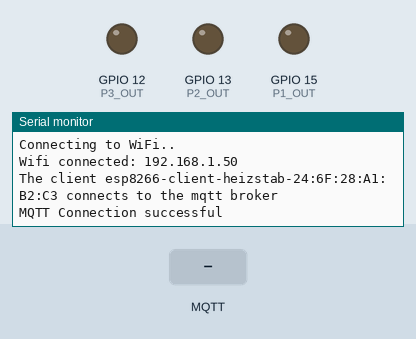
A sketch run on a simulated ESP8266 (NodeMCU). Parts: output pins drawn as LEDs (lit = HIGH), the last lines printed to the serial monitor. The test bench sets the inputs (shaded band). WiFi joins after 1.5 s; servers stay silent unless stated; no MQTT or app messages arrive unless stated.

Above: at 3.3 s.
3.4 s: MQTT message "undefined" arrives on the first subscribed topic
At 3.7 s:
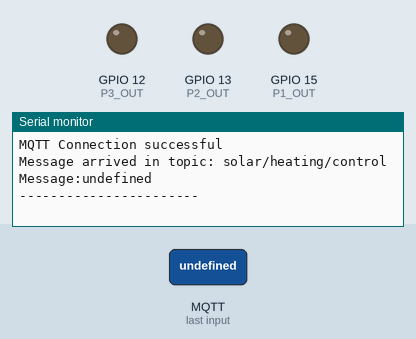
4.9 s: MQTT message "1" arrives on the first subscribed topic
At 5.11 s:
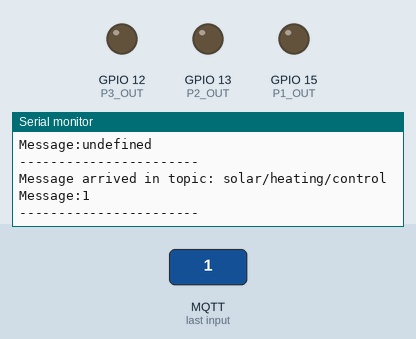
6.7 s: MQTT message "on" arrives on the first subscribed topic
At 7.3 s:
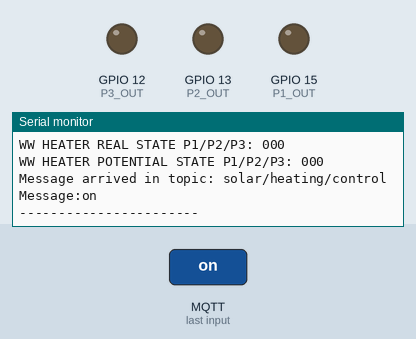

Measured:
- after the input at 3.4 s, the serial monitor: prints a new line at once (image 1)
- after the input at 4.9 s, the serial monitor: prints a new line at once (image 2)
- after the input at 6.7 s, the serial monitor: prints a new line at once (image 3)

The sketch:

fronius-heating-element-control.ino
```cpp
#include <Arduino_JSON.h>
#include <ESP8266HTTPClient.h>
#include <Arduino.h>
#include <ESP8266WiFi.h>
#include <PubSubClient.h>

// User parameters
#define WW_HEATER_P1_POWER 1875     // Watts
#define WW_HEATER_P2_POWER 1875     // Watts
#define WW_HEATER_P3_POWER 1875     // Watts
#define UPDATE_CYCLE_TIME 5         // Seconds
#define MAX_AKKU_DISCHARGE 200      // Watts
#define GRID_FEED_THRESHOLD 2000    // Watts
#define MIN_GRID_FEED_THRESHOLD 100 // Watts
#define MIN_REMAIN_TIME 20          // Seconds

// Ouput pin
#define P1_OUT 15
#define P2_OUT 13
#define P3_OUT 12

// API URL
const char* URL_Powerflow = "http://INVERTERIPADDRESS/solar_api/v1/GetPowerFlowRealtimeData.fcgi";
const char* URL_Meter = "http://INVERTERIPADDRESS/solar_api/v1/GetMeterRealtimeData.cgi";

// Wifi access
const char* ssid = "WIFISSID";
const char* password = "WIFIPASSWORD";

// MQTT Broker
const char* mqtt_broker = "MQTTBROKERIP";
const int mqtt_port = 1883;
const char* topic = "solar/heating";
const char* topic_subscribe = "solar/heating/control";

// Initialize Wifi and PubSub
WiFiClient espClient;
PubSubClient client(espClient);

// Working varibles
int lastTime = 0;

  // Inverter values
double gridpower = 0;
double akkupower = 0;
double loadpower = 0;
double solarpower = 0;

double p1gridpower = 0;
double p2gridpower = 0;
double p3gridpower = 0;

double p1loadpower = 0;
double p2loadpower = 0;
double p3loadpower = 0;

  // heating element

    // warmwater real states
bool ww_p1_real_state = 0;
bool ww_p2_real_state = 0;
bool ww_p3_real_state = 0;
    // warmwater potential states
bool ww_p1_potential_state = 0;
bool ww_p2_potential_state = 0;
bool ww_p3_potential_state = 0;

////////////////////////////////////////////////////////////
// Setup
////////////////////////////////////////////////////////////

void setup() {
  Serial.begin(9600);

  // Setup pins
  pinMode(P1_OUT, OUTPUT);
  pinMode(P2_OUT, OUTPUT);
  pinMode(P3_OUT, OUTPUT);

  // WiFi Setup
  setupWifi();

  // MQTT Client Setup
  client.setServer(mqtt_broker, mqtt_port);
  client.setCallback(callback);
  while (!client.connected()) {
      String client_id = "esp8266-client-heizstab-";
      client_id += String(WiFi.macAddress());
      Serial.printf("The client %s connects to the mqtt broker\n", client_id.c_str());
      if (client.connect(client_id.c_str())) {
      } else {
          Serial.print("failed with state ");
          Serial.print(client.state());
          delay(2000);
      }
  }
  client.subscribe(topic_subscribe);
  Serial.println("MQTT Connection successful");
}

////////////////////////////////////////////////////////////
// Loop
////////////////////////////////////////////////////////////

void loop() {
  // MQTT client loop
  client.loop();

  // Update pins
  updatePinOutput();

  // Controllogic cycle
  if ((millis() - lastTime) > UPDATE_CYCLE_TIME*1000) {
    //Check WiFi connection status
    if(WiFi.status()== WL_CONNECTED){

      // Update power values
      fetchInverterData();

      printInverterData();

      // Check if phases are on
      ww_p1_real_state = (p1loadpower > WW_HEATER_P1_POWER) && (ww_p1_potential_state == 1);
      ww_p2_real_state = (p2loadpower > WW_HEATER_P2_POWER) && (ww_p2_potential_state == 1);
      ww_p3_real_state = (p3loadpower > WW_HEATER_P3_POWER) && (ww_p3_potential_state == 1);
      Serial.print("WW HEATER REAL STATE P1/P2/P3: ");
      Serial.print(ww_p1_real_state);
      Serial.print(ww_p2_real_state);
      Serial.println(ww_p3_real_state);

      // Check for potential states
        // If akku is discharging, no heating allowed (positive akkupower = discharging)
      if (akkupower > MAX_AKKU_DISCHARGE) {
        ww_p1_potential_state = 0;
        ww_p2_potential_state = 0;
        ww_p3_potential_state = 0;
      } else {
        // If gridpower feed-in is sufficient, step up activated phases (negative gridpower = feed-in)
        if (gridpower < -GRID_FEED_THRESHOLD) {
          if ((ww_p1_potential_state == 0) && (ww_p2_potential_state == 0) && (ww_p3_potential_state == 0)) {

              ww_p1_potential_state = 1;
              ww_p2_potential_state = 0;
              ww_p3_potential_state = 0;

          } else if ((ww_p1_potential_state == 1) && (ww_p2_potential_state == 0) && (ww_p3_potential_state == 0)) {
            if (ww_p1_real_state == 1) {
              ww_p1_potential_state = 1;
              ww_p2_potential_state = 1;
              ww_p3_potential_state = 0;
            }
          } else if ((ww_p1_potential_state == 1) && (ww_p2_potential_state == 1) && (ww_p3_potential_state == 0)) {
            if (ww_p2_real_state == 1) {
              ww_p1_potential_state = 1;
              ww_p2_potential_state = 1;
              ww_p3_potential_state = 1;
            }
          }
        // If gridpower is not sufficient (anymore), step down activated phases
        } else if (gridpower > -MIN_GRID_FEED_THRESHOLD) {
          if ((ww_p1_potential_state == 1) && (ww_p2_potential_state == 1) && (ww_p3_potential_state == 1)) {
            ww_p1_potential_state = 1;
            ww_p2_potential_state = 1;
            ww_p3_potential_state = 0;
          } else if ((ww_p1_potential_state == 1) && (ww_p2_potential_state == 1) && (ww_p3_potential_state == 0)) {
            ww_p1_potential_state = 1;
            ww_p2_potential_state = 0;
            ww_p3_potential_state = 0;
          } else if ((ww_p1_potential_state == 1) && (ww_p2_potential_state == 0) && (ww_p3_potential_state == 0)) {
            ww_p1_potential_state = 0;
            ww_p2_potential_state = 0;
            ww_p3_potential_state = 0;
          }
        }
      }

      Serial.print("WW HEATER POTENTIAL STATE P1/P2/P3: ");
      Serial.print(ww_p1_potential_state);
      Serial.print(ww_p2_potential_state);
      Serial.println(ww_p3_potential_state);

    }
    else {
      Serial.println("WARNING: WiFi Disconnected, switching heater off");
      ww_p1_potential_state = 0;
      ww_p2_potential_state = 0;
      ww_p3_potential_state = 0;
      setupWifi();
    }
    lastTime = millis();
  }
}


////////////////////////////////////////////////////////////
// Functions
////////////////////////////////////////////////////////////

void updatePinOutput() {
  static int last_ww_heater_state = 0;
  static int last_change_time = 0;
  if ((millis() - last_change_time) > MIN_REMAIN_TIME*1000) {
    int ww_heater_state = (ww_p1_potential_state << 2) && (ww_p2_potential_state << 1) && (ww_p3_potential_state);

    digitalWrite(P1_OUT, ww_p1_potential_state);
    digitalWrite(P2_OUT, ww_p2_potential_state);
    digitalWrite(P3_OUT, ww_p3_potential_state);

    if (ww_heater_state != last_ww_heater_state) {
      last_change_time = millis();
    }
    last_ww_heater_state = ww_heater_state;
  }
}

void sendMQTTStatusupdate() {
      JSONVar statusupdate;
      String statusupdate_string = "ERROR";

      statusupdate["sensor"] = "heizstab";
      statusupdate["time"] = millis();
      statusupdate["ww_p1_potential_state"] = ww_p1_potential_state;
      statusupdate["ww_p2_potential_state"] = ww_p2_potential_state;
      statusupdate["ww_p3_potential_state"] = ww_p3_potential_state;
      statusupdate["ww_p1_real_state"] = ww_p1_real_state;
      statusupdate["ww_p2_real_state"] = ww_p2_real_state;
      statusupdate["ww_p3_real_state"] = ww_p3_real_state;
      statusupdate_string = JSON.stringify(statusupdate);
      client.publish(topic, statusupdate_string.c_str());
      Serial.print("MQTT Statusupdate: ");
      Serial.println(statusupdate_string);
}

void callback(char *topic, byte *payload, unsigned int length) {
    Serial.print("Message arrived in topic: ");
    Serial.println(topic);
    Serial.print("Message:");
    for (int i = 0; i < length; i++) {
        Serial.print((char) payload[i]);
    }
    Serial.println();
    Serial.println("-----------------------");
}

void fetchInverterData() {
  // This function updates the inveter data by http request
  String PowerflowData;
  String MeterData;

  // Send GET request to inverter
  PowerflowData = httpGETRequest(URL_Powerflow);
  MeterData = httpGETRequest(URL_Meter);

  // Parse payload to JSON
  JSONVar PowerflowJsonObject = JSON.parse(PowerflowData);
  JSONVar MeterJsonObject = JSON.parse(MeterData);

  // Check if parsing failed
  if (JSON.typeof(PowerflowJsonObject) == "undefined") {
    Serial.println("Parsing Powerflow input failed!");
    return;
  }
  if (JSON.typeof(MeterJsonObject) == "undefined") {
    Serial.println("Parsing Meter input failed!");
    return;
  }

  // Update variables
  akkupower = double(PowerflowJsonObject["Body"]["Data"]["Site"]["P_Akku"]);
  gridpower = double(PowerflowJsonObject["Body"]["Data"]["Site"]["P_Grid"]);
  loadpower = double(PowerflowJsonObject["Body"]["Data"]["Site"]["P_Load"]);
  solarpower = double(PowerflowJsonObject["Body"]["Data"]["Site"]["P_PV"]);

  p1gridpower = double(MeterJsonObject["Body"]["Data"]["0"]["PowerReal_P_Phase_1"]);
  p2gridpower = double(MeterJsonObject["Body"]["Data"]["0"]["PowerReal_P_Phase_2"]);
  p3gridpower = double(MeterJsonObject["Body"]["Data"]["0"]["PowerReal_P_Phase_3"]);

  p1loadpower = (solarpower/3) - (-p1gridpower) - (-akkupower/3);
  p2loadpower = (solarpower/3) - (-p2gridpower) - (-akkupower/3);
  p3loadpower = (solarpower/3) - (-p3gridpower) - (-akkupower/3);
}

String httpGETRequest(const char* serverName) {
  WiFiClient client;
  HTTPClient http;

  http.begin(client, serverName);

  int httpResponseCode = http.GET();

  String payload = "{}";

  if (httpResponseCode>0) {
    Serial.print("HTTP Response code: ");
    Serial.println(httpResponseCode);
    payload = http.getString();
  }
  else {
    Serial.print("Error code: ");
    Serial.println(httpResponseCode);
  }

  http.end();

  return payload;
}


void setupWifi() {
  WiFi.begin(ssid, password);
  while (WiFi.status() != WL_CONNECTED) {
    delay(1000);
    Serial.println("Connecting to WiFi..");
  }
  Serial.print("Wifi connected: ");
  Serial.println(WiFi.localIP());
}

void printInverterData() {
  Serial.print("Akku_Power = ");
  Serial.print(akkupower);
  Serial.print(" / Grid_Power = ");
  Serial.print(gridpower);
  Serial.print(" / Load_Power = ");
  Serial.print(loadpower);
  Serial.print(" / Solar_Power = ");

  Serial.println(solarpower);
  Serial.print("P1Grid_Power = ");
  Serial.print(p1gridpower);
  Serial.print(" / P2Grid_Power = ");
  Serial.print(p2gridpower);
  Serial.print(" / P3Grid_Power = ");
  Serial.println(p3gridpower);

  Serial.print("P1Load_Power = ");
  Serial.print(p1loadpower);
  Serial.print(" / P2Load_Power = ");
  Serial.print(p2loadpower);
  Serial.print(" / P3Load_Power = ");
  Serial.println(p3loadpower);
}
```
